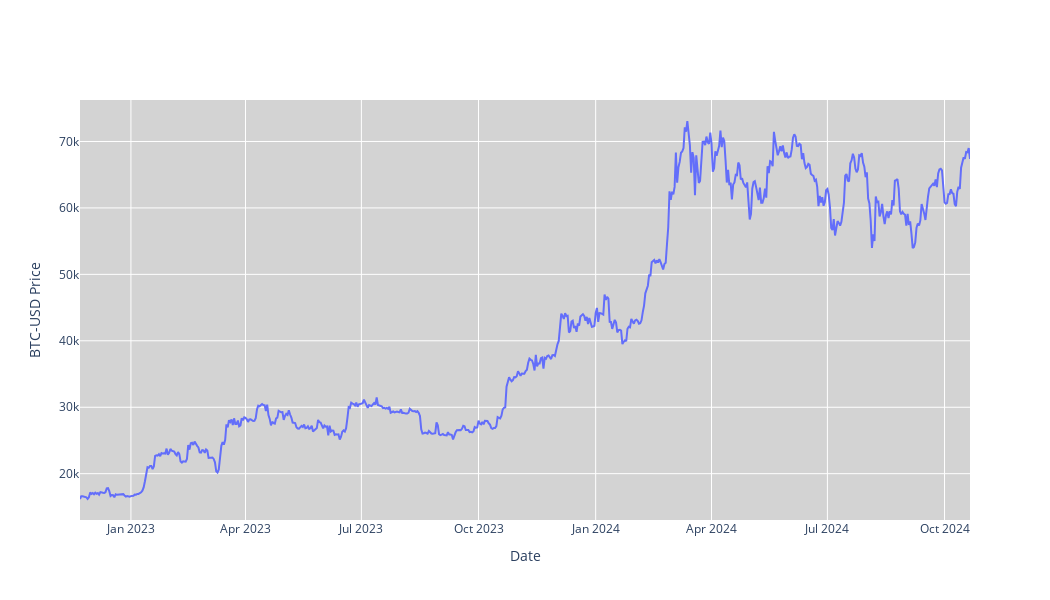

Source (notebook cell):
### Code cell
#Price chart
fig = go.Figure(data=[go.Scatter(x=stock_data.index, y=stock_data['Adj Close'], mode='lines', name='Adj Close')])
fig.update_layout(
    xaxis_rangeslider_visible=False,
    yaxis_title=f'{ticker} Price',
    xaxis_title='Date',
    plot_bgcolor='lightgrey',
    width=1050,
    height=600
)
fig.show()
fig.write_image('./images/Price.png')

### Figure 1 — Plotly figure (JSON) as saved in the notebook; plotly's stock layout.template omitted (floating-point values rounded to 4 significant figures; data arrays with more than 128 entries replaced by an {"elided": "..."} marker saying what was removed)
{"data": [{"mode": "lines", "name": "Adj Close", "type": "scatter", "x": {"elided": "700 str values"}, "y": {"elided": "700 float values"}}], "layout": {"height": 600, "plot_bgcolor": "lightgrey", "width": 1050, "xaxis": {"rangeslider": {"visible": false}, "title": {"text": "Date"}}, "yaxis": {"title": {"text": "BTC-USD Price"}}}}
